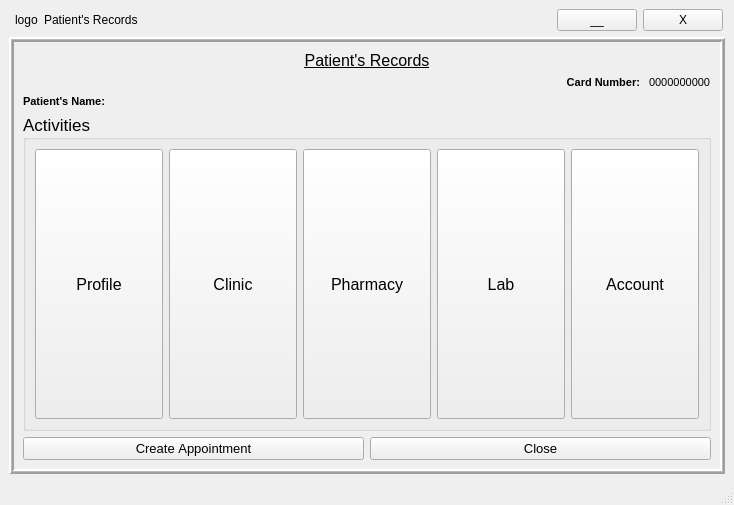
<?xml version="1.0" encoding="UTF-8"?>
<ui version="4.0">
 <class>Patient</class>
 <widget class="QMainWindow" name="Patient">
  <property name="geometry">
   <rect>
    <x>0</x>
    <y>0</y>
    <width>734</width>
    <height>505</height>
   </rect>
  </property>
  <property name="mouseTracking">
   <bool>true</bool>
  </property>
  <property name="tabletTracking">
   <bool>true</bool>
  </property>
  <property name="focusPolicy">
   <enum>Qt::StrongFocus</enum>
  </property>
  <property name="windowTitle">
   <string>Patient Portal</string>
  </property>
  <widget class="QWidget" name="centralwidget">
   <layout class="QGridLayout" name="gridLayout">
    <item row="0" column="1">
     <widget class="QFrame" name="frame">
      <property name="frameShape">
       <enum>QFrame::NoFrame</enum>
      </property>
      <property name="frameShadow">
       <enum>QFrame::Plain</enum>
      </property>
      <layout class="QHBoxLayout" name="horizontalLayout_4">
       <property name="leftMargin">
        <number>0</number>
       </property>
       <property name="topMargin">
        <number>0</number>
       </property>
       <property name="rightMargin">
        <number>2</number>
       </property>
       <property name="bottomMargin">
        <number>0</number>
       </property>
       <item>
        <widget class="QLabel" name="logo">
         <property name="text">
          <string>logo</string>
         </property>
        </widget>
       </item>
       <item>
        <widget class="QLabel" name="label_4">
         <property name="text">
          <string>Patient's Records</string>
         </property>
        </widget>
       </item>
       <item>
        <spacer name="horizontalSpacer">
         <property name="orientation">
          <enum>Qt::Horizontal</enum>
         </property>
         <property name="sizeHint" stdset="0">
          <size>
           <width>40</width>
           <height>20</height>
          </size>
         </property>
        </spacer>
       </item>
       <item>
        <widget class="QPushButton" name="miniBtn">
         <property name="text">
          <string>__</string>
         </property>
        </widget>
       </item>
       <item>
        <widget class="QPushButton" name="exitBtn">
         <property name="text">
          <string>X</string>
         </property>
        </widget>
       </item>
      </layout>
     </widget>
    </item>
    <item row="1" column="0" colspan="2">
     <widget class="QFrame" name="bgLayer">
      <property name="enabled">
       <bool>true</bool>
      </property>
      <property name="sizePolicy">
       <sizepolicy hsizetype="Preferred" vsizetype="Expanding">
        <horstretch>0</horstretch>
        <verstretch>0</verstretch>
       </sizepolicy>
      </property>
      <property name="mouseTracking">
       <bool>true</bool>
      </property>
      <property name="tabletTracking">
       <bool>true</bool>
      </property>
      <property name="contextMenuPolicy">
       <enum>Qt::DefaultContextMenu</enum>
      </property>
      <property name="autoFillBackground">
       <bool>true</bool>
      </property>
      <property name="frameShape">
       <enum>QFrame::Box</enum>
      </property>
      <property name="frameShadow">
       <enum>QFrame::Raised</enum>
      </property>
      <property name="lineWidth">
       <number>2</number>
      </property>
      <property name="midLineWidth">
       <number>1</number>
      </property>
      <layout class="QGridLayout" name="gridLayout_3">
       <item row="4" column="0">
        <widget class="QGroupBox" name="groupBox">
         <property name="sizePolicy">
          <sizepolicy hsizetype="Preferred" vsizetype="Expanding">
           <horstretch>0</horstretch>
           <verstretch>0</verstretch>
          </sizepolicy>
         </property>
         <property name="font">
          <font>
           <family>Tahoma</family>
           <pointsize>13</pointsize>
           <weight>50</weight>
           <bold>false</bold>
           <kerning>false</kerning>
          </font>
         </property>
         <property name="autoFillBackground">
          <bool>false</bool>
         </property>
         <property name="title">
          <string>Activities</string>
         </property>
         <property name="flat">
          <bool>false</bool>
         </property>
         <layout class="QGridLayout" name="gridLayout_2">
          <item row="0" column="0">
           <layout class="QHBoxLayout" name="horizontalLayout_5">
            <item>
             <widget class="QPushButton" name="profileBtn">
              <property name="sizePolicy">
               <sizepolicy hsizetype="Minimum" vsizetype="Expanding">
                <horstretch>0</horstretch>
                <verstretch>0</verstretch>
               </sizepolicy>
              </property>
              <property name="font">
               <font>
                <family>MS UI Gothic</family>
                <pointsize>12</pointsize>
                <weight>50</weight>
                <bold>false</bold>
                <kerning>false</kerning>
               </font>
              </property>
              <property name="mouseTracking">
               <bool>true</bool>
              </property>
              <property name="tabletTracking">
               <bool>true</bool>
              </property>
              <property name="autoFillBackground">
               <bool>true</bool>
              </property>
              <property name="text">
               <string>Profile</string>
              </property>
             </widget>
            </item>
            <item>
             <widget class="QPushButton" name="clinicBtn">
              <property name="sizePolicy">
               <sizepolicy hsizetype="Minimum" vsizetype="Expanding">
                <horstretch>0</horstretch>
                <verstretch>0</verstretch>
               </sizepolicy>
              </property>
              <property name="font">
               <font>
                <family>MS UI Gothic</family>
                <pointsize>12</pointsize>
                <weight>50</weight>
                <bold>false</bold>
                <kerning>false</kerning>
               </font>
              </property>
              <property name="text">
               <string>Clinic</string>
              </property>
             </widget>
            </item>
            <item>
             <widget class="QPushButton" name="pharmacyBtn">
              <property name="sizePolicy">
               <sizepolicy hsizetype="Minimum" vsizetype="Expanding">
                <horstretch>0</horstretch>
                <verstretch>0</verstretch>
               </sizepolicy>
              </property>
              <property name="font">
               <font>
                <family>MS UI Gothic</family>
                <pointsize>12</pointsize>
                <weight>50</weight>
                <bold>false</bold>
                <kerning>false</kerning>
               </font>
              </property>
              <property name="text">
               <string>Pharmacy</string>
              </property>
             </widget>
            </item>
            <item>
             <widget class="QPushButton" name="labBtn">
              <property name="sizePolicy">
               <sizepolicy hsizetype="Minimum" vsizetype="Expanding">
                <horstretch>0</horstretch>
                <verstretch>0</verstretch>
               </sizepolicy>
              </property>
              <property name="font">
               <font>
                <family>MS UI Gothic</family>
                <pointsize>12</pointsize>
                <weight>50</weight>
                <bold>false</bold>
                <kerning>false</kerning>
               </font>
              </property>
              <property name="text">
               <string>Lab</string>
              </property>
             </widget>
            </item>
            <item>
             <widget class="QPushButton" name="accountBtn">
              <property name="sizePolicy">
               <sizepolicy hsizetype="Minimum" vsizetype="Expanding">
                <horstretch>0</horstretch>
                <verstretch>0</verstretch>
               </sizepolicy>
              </property>
              <property name="font">
               <font>
                <family>MS UI Gothic</family>
                <pointsize>12</pointsize>
                <weight>50</weight>
                <bold>false</bold>
                <kerning>false</kerning>
               </font>
              </property>
              <property name="text">
               <string>Account</string>
              </property>
             </widget>
            </item>
           </layout>
          </item>
         </layout>
        </widget>
       </item>
       <item row="3" column="0">
        <layout class="QHBoxLayout" name="horizontalLayout_6">
         <item>
          <widget class="QLabel" name="label_3">
           <property name="font">
            <font>
             <family>Tahoma</family>
             <pointsize>8</pointsize>
             <weight>75</weight>
             <bold>true</bold>
            </font>
           </property>
           <property name="text">
            <string>Patient's Name:</string>
           </property>
          </widget>
         </item>
         <item>
          <widget class="QLabel" name="fullname">
           <property name="font">
            <font>
             <family>Tahoma</family>
             <pointsize>8</pointsize>
            </font>
           </property>
           <property name="text">
            <string/>
           </property>
          </widget>
         </item>
        </layout>
       </item>
       <item row="5" column="0">
        <layout class="QHBoxLayout" name="horizontalLayout">
         <item>
          <layout class="QHBoxLayout" name="horizontalLayout_2">
           <item>
            <widget class="QPushButton" name="createApptBtn">
             <property name="font">
              <font>
               <family>Tahoma</family>
               <pointsize>10</pointsize>
               <kerning>false</kerning>
              </font>
             </property>
             <property name="text">
              <string>Create Appointment</string>
             </property>
            </widget>
           </item>
          </layout>
         </item>
         <item>
          <layout class="QHBoxLayout" name="horizontalLayout_3">
           <item>
            <widget class="QPushButton" name="closeBtn">
             <property name="font">
              <font>
               <family>Tahoma</family>
               <pointsize>10</pointsize>
               <kerning>false</kerning>
              </font>
             </property>
             <property name="text">
              <string>Close</string>
             </property>
            </widget>
           </item>
          </layout>
         </item>
        </layout>
       </item>
       <item row="0" column="0">
        <widget class="QLabel" name="label">
         <property name="font">
          <font>
           <family>Tahoma</family>
           <pointsize>12</pointsize>
           <underline>true</underline>
           <kerning>false</kerning>
          </font>
         </property>
         <property name="autoFillBackground">
          <bool>false</bool>
         </property>
         <property name="text">
          <string>Patient's Records</string>
         </property>
         <property name="alignment">
          <set>Qt::AlignCenter</set>
         </property>
         <property name="wordWrap">
          <bool>true</bool>
         </property>
         <property name="margin">
          <number>2</number>
         </property>
        </widget>
       </item>
       <item row="2" column="0">
        <layout class="QHBoxLayout" name="horizontalLayout_8">
         <item>
          <widget class="QLabel" name="label_2">
           <property name="font">
            <font>
             <family>Tahoma</family>
             <pointsize>8</pointsize>
             <weight>75</weight>
             <bold>true</bold>
            </font>
           </property>
           <property name="text">
            <string>Card Number: </string>
           </property>
           <property name="alignment">
            <set>Qt::AlignRight|Qt::AlignTrailing|Qt::AlignVCenter</set>
           </property>
          </widget>
         </item>
         <item>
          <widget class="QLabel" name="cardNum">
           <property name="sizePolicy">
            <sizepolicy hsizetype="Fixed" vsizetype="Preferred">
             <horstretch>0</horstretch>
             <verstretch>0</verstretch>
            </sizepolicy>
           </property>
           <property name="font">
            <font>
             <family>Tahoma</family>
             <pointsize>8</pointsize>
            </font>
           </property>
           <property name="text">
            <string>0000000000</string>
           </property>
          </widget>
         </item>
        </layout>
       </item>
      </layout>
     </widget>
    </item>
   </layout>
  </widget>
  <widget class="QMenuBar" name="menubar">
   <property name="geometry">
    <rect>
     <x>0</x>
     <y>0</y>
     <width>734</width>
     <height>16</height>
    </rect>
   </property>
  </widget>
  <widget class="QStatusBar" name="statusbar"/>
 </widget>
 <resources/>
 <connections/>
</ui>
